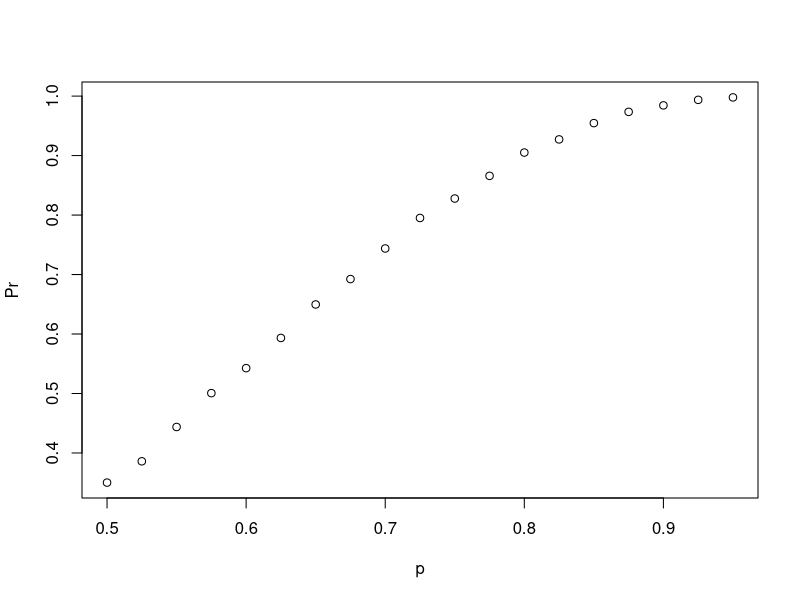
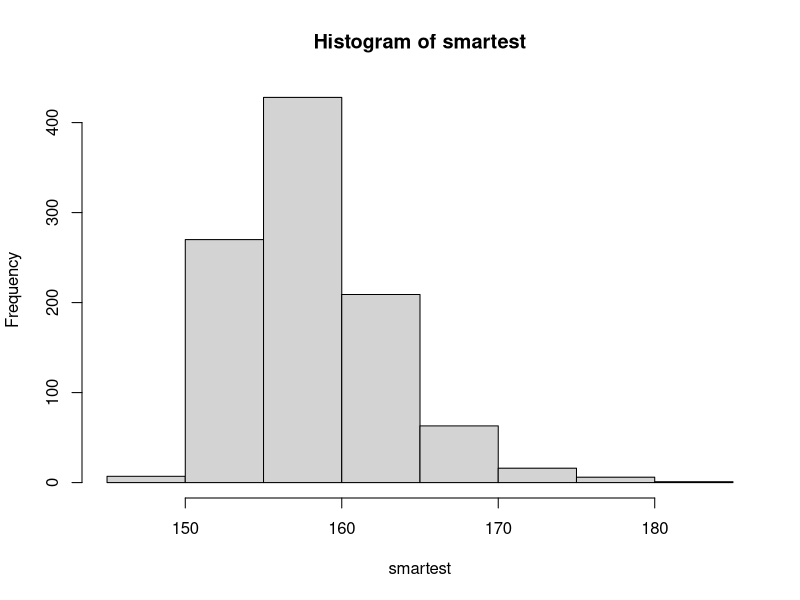

Write the R code that produced these figures, in order.
## ---- chunk 1
3 / (3+5+7)
## ---- chunk 2
1- (3/ (3+5+7))
## ---- chunk 3
(3/15) * (12/14)
## ---- chunk 4
3/15 * 12/15
## ---- chunk 5
7 / 15
## ---- chunk 6
(5/6)^6
## ---- chunk 7
1-(0.6^4)
## ---- chunk 8
(choose(6,4) * 0.5^6) + (choose(6,5) * 0.5^6) + (choose(6,6) * 0.5^6)
## ---- chunk 9
1 - pbinom(3, 6, 0.5)
# warriors win 3 out of 6
## ---- chunk 10
B <- 10000
result <- replicate(B, {
    b_win <- sample(c(1,0), 6, replace = TRUE, prob = c(0.5, 0.5))
    sum(b_win)>=4
  })
mean(result)
## ---- chunk 11
B <- 10000
prob_win <- function(p){
  B <- 10000
  result <- replicate(B, {
    win <- sample(c(1,0), 6, replace = TRUE, prob = c(p, 1-p))
    sum(win) >= 4})
  mean(result)}
prob_win(0.5)
## ---- chunk 12
p <- seq(0.5, 0.95, 0.025)
library(tidyverse)
Pr <- sapply(p, prob_win)
plot(p, Pr)
## ---- chunk 13
pnorm(60,64,3)
## ---- chunk 14
1-pnorm(72,64,3)
## ---- chunk 15
pnorm(67,64,3) - pnorm(61,64,3)
## ---- chunk 16
pnorm(67*2.54, 64*2.54, 3*2.54) - pnorm(61*2.54, 64*2.54, 3*2.54)
## ---- chunk 17
pnorm(67,64,3) - pnorm(61,64,3)
## ---- chunk 18
qnorm(0.99,69,3)
## ---- chunk 19
B <- 1000
smartest <- replicate(B, {
  simulated_data <- rnorm(10000, 100, 15)
  max(simulated_data)
  })
hist(smartest)
